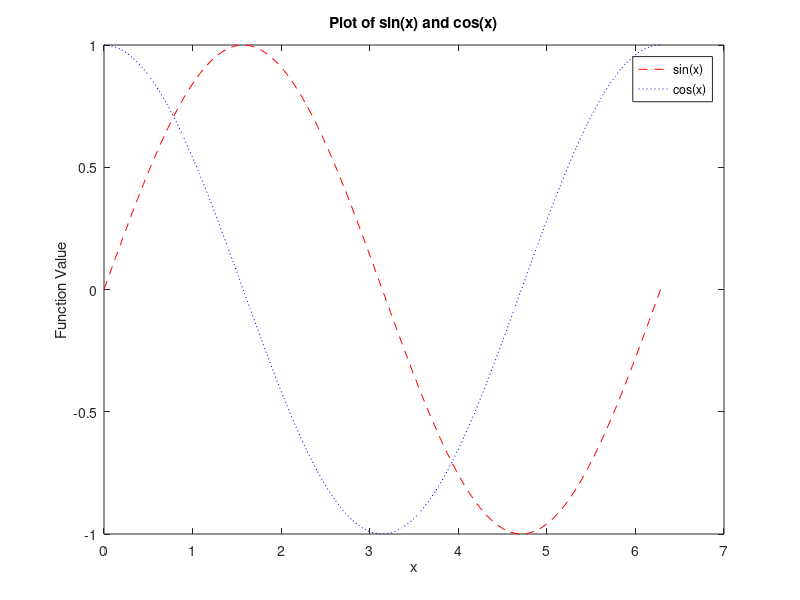
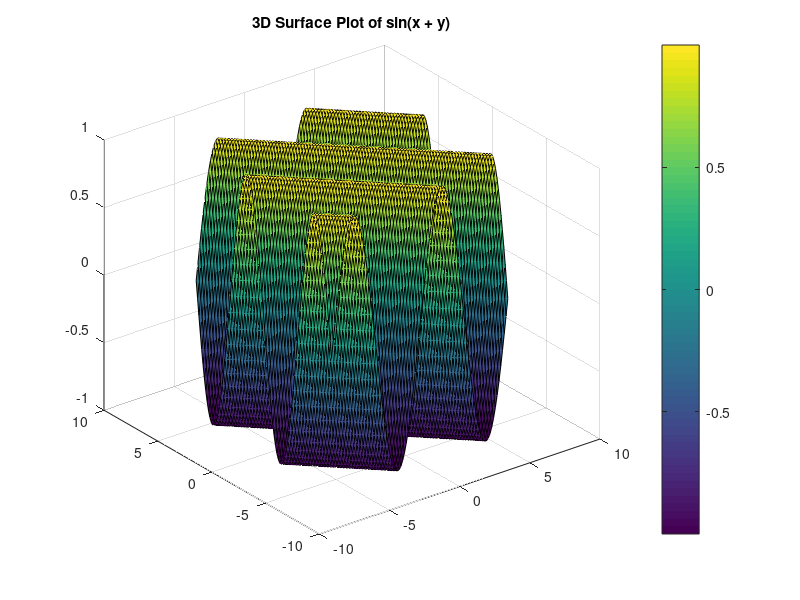
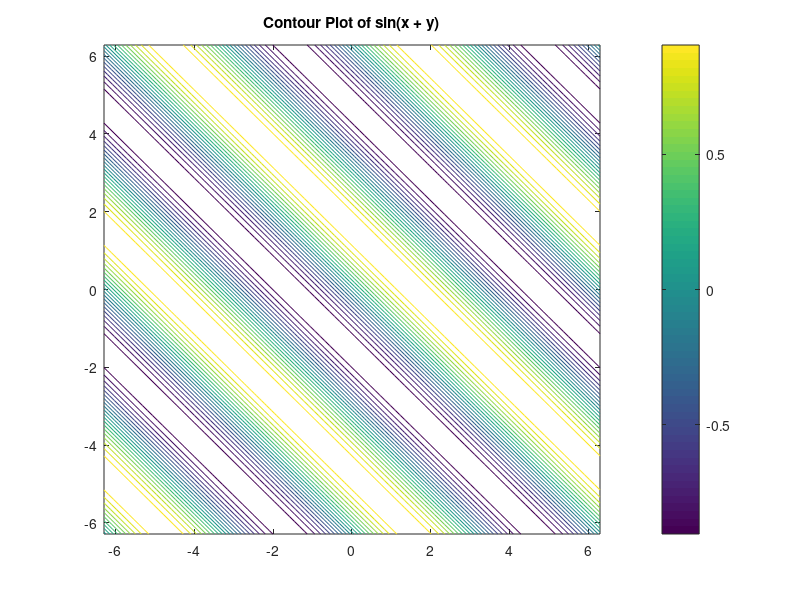

The MATLAB script that drew these images, in order:
%% 2(a) Linear Spaces and Evaluating Functions
x = linspace(0, 2*pi, 100);
y_exp = exp(x);
y_sin = sin(x);

%% 2(b)  Plotting Single Variable Functions
figure;
plot(x, sin(x), 'r--', 'DisplayName', 'sin(x)'); 
hold on;
plot(x, cos(x), 'b:', 'DisplayName', 'cos(x)');
legend;
xlabel('x'); ylabel('Function Value');
title('Plot of sin(x) and cos(x)');

%% 2(c) Using Meshgrid to Generate 2D Spaces
r = linspace(-2*pi, 2*pi, 100);
s = linspace(-2*pi, 2*pi, 100);
[X, Y] = meshgrid(r, s);
Z = sin(X + Y);

%% 2(d) Surface Plot
% Surface plot
figure;
surf(X, Y, Z);
colorbar;
title('3D Surface Plot of sin(x + y)');

% Contour plot
figure;
contour(X, Y, Z, 20);
colorbar;
title('Contour Plot of sin(x + y)');
